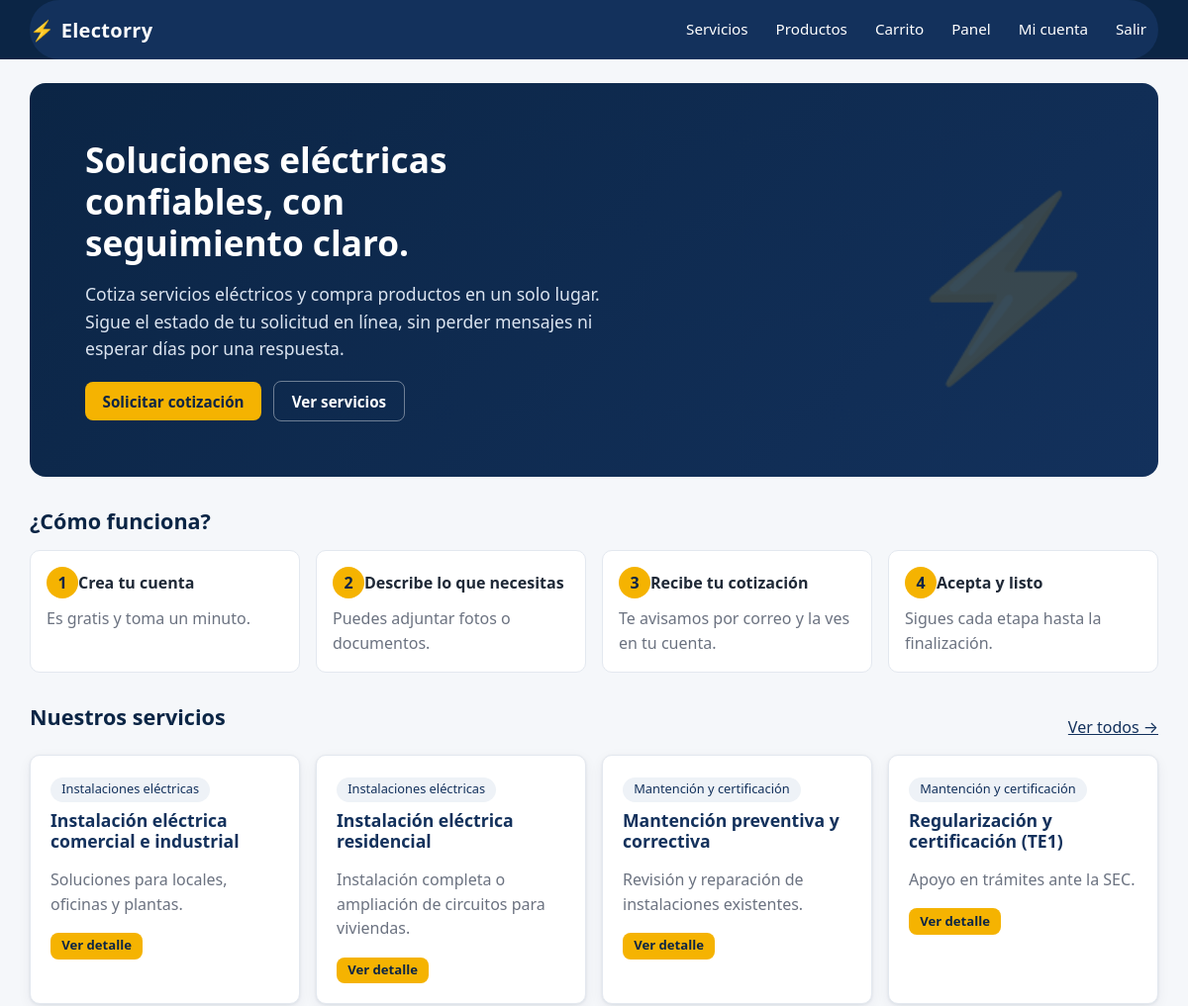
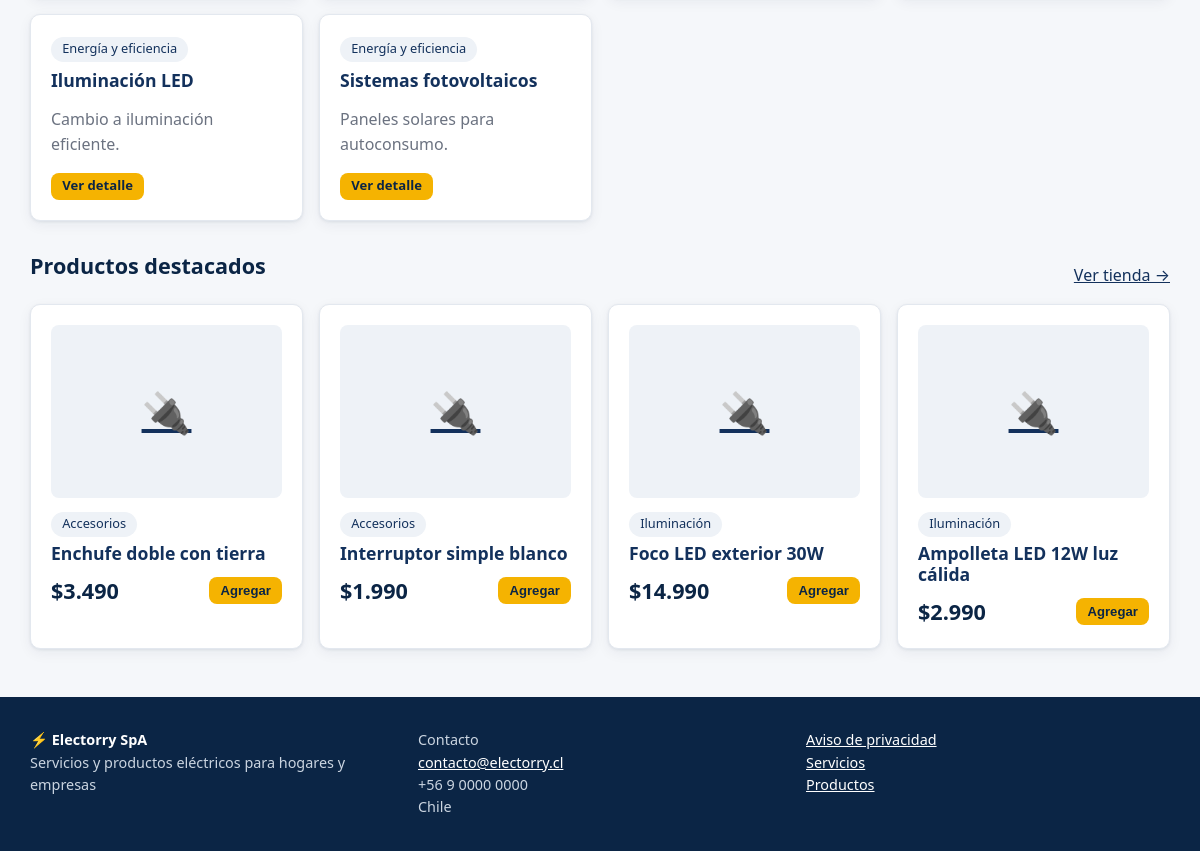
/ (signed in), run on the app's committed database (2 pictures, top to bottom).
### apps/usuarios/models.py (models this page shows, shortened)
class Usuario(AbstractUser):
    username = None
    email = models.EmailField("correo electrónico", unique=True)
    telefono = models.CharField("teléfono", max_length=20, blank=True)
    rol = models.CharField(max_length=10, choices=Rol.choices, default=Rol.CLIENTE, db_index=True)
    acepta_privacidad = models.BooleanField("acepta aviso de privacidad", default=False)
    fecha_privacidad = models.DateTimeField(null=True, blank=True)
    anonimizado = models.BooleanField(default=False)
    USERNAME_FIELD = "email"
    REQUIRED_FIELDS = []
    objects = UsuarioManager()
    class Meta:
        ordering = ["last_name", "first_name"]
        verbose_name = "usuario"
        verbose_name_plural = "usuarios"
    @property
    def es_personal(self):
        return self.rol in (Rol.ADMIN, Rol.INTERNO)

### apps/catalogo/models.py (models this page shows, shortened)
class Servicio(models.Model):
    categoria = models.ForeignKey(CategoriaServicio, on_delete=models.PROTECT, related_name="servicios")
    nombre = models.CharField(max_length=150)
    slug = models.SlugField(max_length=170, unique=True, blank=True)
    resumen = models.CharField(max_length=250)
    descripcion = models.TextField()
    disponible = models.BooleanField("disponible", default=True)
    creado = models.DateTimeField(auto_now_add=True)
    actualizado = models.DateTimeField(auto_now=True)
    class Meta:
        ordering = ["categoria__orden", "nombre"]
        verbose_name = "servicio"
        verbose_name_plural = "servicios"
        indexes = [models.Index(fields=["disponible", "categoria"]), models.Index(fields=["nombre"])]
    def get_absolute_url(self):
        return reverse("catalogo:detalle", kwargs={"slug": self.slug})

class CategoriaServicio(models.Model):
    nombre = models.CharField(max_length=100, unique=True)
    descripcion = models.CharField(max_length=300, blank=True)
    activa = models.BooleanField(default=True)
    orden = models.PositiveSmallIntegerField(default=0)
    class Meta:
        ordering = ["orden", "nombre"]
        verbose_name = "categoría de servicio"
        verbose_name_plural = "categorías de servicio"
    def __str__(self):
        return self.nombre

### apps/tienda/models.py (models this page shows, shortened)
class Producto(models.Model):
    categoria = models.ForeignKey(CategoriaProducto, on_delete=models.PROTECT, related_name="productos")
    nombre = models.CharField(max_length=150)
    slug = models.SlugField(max_length=170, unique=True, blank=True)
    descripcion = models.TextField(blank=True)
    precio = models.PositiveIntegerField("precio (IVA incluido)")
    imagen = models.ImageField(upload_to=ruta_imagen_producto, blank=True)
    activo = models.BooleanField(default=True)
    creado = models.DateTimeField(auto_now_add=True)
    class Meta:
        ordering = ["nombre"]
        indexes = [models.Index(fields=["activo", "categoria"]), models.Index(fields=["nombre"])]
    def get_absolute_url(self):
        return reverse("tienda:detalle", kwargs={"slug": self.slug})

class CategoriaProducto(models.Model):
    nombre = models.CharField(max_length=100, unique=True)
    activa = models.BooleanField(default=True)
    class Meta:
        ordering = ["nombre"]
        verbose_name = "categoría de producto"
        verbose_name_plural = "categorías de producto"
    def __str__(self):
        return self.nombre

### apps/core/views.py (the view)
# urls.py: path("", views.inicio, name="inicio"),
def inicio(request):
    servicios = Servicio.objects.select_related("categoria").filter(disponible=True, categoria__activa=True)[:6]
    productos = Producto.objects.select_related("categoria").filter(activo=True, categoria__activa=True).order_by("-creado")[:4]
    return render(request, "core/inicio.html", {"servicios": servicios, "productos": productos})

### apps/core/context_processors.py (called while the page is built)
def sitio(request):
    carrito_items = 0
    carrito = request.session.get("carrito") if hasattr(request, "session") else None
    if carrito:
        carrito_items = sum(int(c) for c in carrito.values())
    return {
        "EMPRESA": settings.EMPRESA,
        "IVA": settings.IVA_PORCENTAJE,
        "carrito_items": carrito_items,
    }

### apps/core/templatetags/electorry.py (called while the page is built)
@register.filter
def clp(valor):
    return formatear_clp(valor)

### apps/core/utils.py (called while the page is built)
def formatear_clp(valor):
    try:
        return "$" + f"{int(valor):,}".replace(",", ".")
    except (TypeError, ValueError):
        return "$0"

### templates/core/inicio.html
{% extends "base.html" %}{% load electorry %}
{% block content %}
<section class="hero">
  <h1>Soluciones eléctricas confiables, con seguimiento claro.</h1>
  <p>Cotiza servicios eléctricos y compra productos en un solo lugar. Sigue el estado de tu solicitud en línea, sin perder mensajes ni esperar días por una respuesta.</p>
  <div class="row" style="margin-top:1.2rem">
    <a class="btn" href="{% url 'solicitudes:crear' %}">Solicitar cotización</a>
    <a class="btn ghost" style="color:#fff;border-color:rgba(255,255,255,.4)" href="{% url 'catalogo:lista' %}">Ver servicios</a>
  </div>
</section>
<h2 class="section-title" style="margin-bottom:.5rem">¿Cómo funciona?</h2>
<ol class="steps">
  <li><strong>Crea tu cuenta</strong><br><span class="muted">Es gratis y toma un minuto.</span></li>
  <li><strong>Describe lo que necesitas</strong><br><span class="muted">Puedes adjuntar fotos o documentos.</span></li>
  <li><strong>Recibe tu cotización</strong><br><span class="muted">Te avisamos por correo y la ves en tu cuenta.</span></li>
  <li><strong>Acepta y listo</strong><br><span class="muted">Sigues cada etapa hasta la finalización.</span></li>
</ol>
<div class="section-title"><h2>Nuestros servicios</h2><a href="{% url 'catalogo:lista' %}">Ver todos →</a></div>
<div class="grid cols-3">
  {% for s in servicios %}
  <article class="card">
    <span class="pill">{{ s.categoria }}</span>
    <h3 style="margin-top:.5rem"><a href="{{ s.get_absolute_url }}" style="text-decoration:none">{{ s.nombre }}</a></h3>
    <p class="muted">{{ s.resumen }}</p>
    <a class="btn small" href="{{ s.get_absolute_url }}">Ver detalle</a>
  </article>
  {% empty %}<p class="muted">Pronto publicaremos nuestros servicios.</p>{% endfor %}
</div>
{% if productos %}
<div class="section-title"><h2>Productos destacados</h2><a href="{% url 'tienda:lista' %}">Ver tienda →</a></div>
<div class="grid cols-4">
  {% for p in productos %}{% include "tienda/_tarjeta.html" %}{% endfor %}
</div>
{% endif %}
{% endblock %}

### templates/base.html (shortened to what this page needs)
{% load static electorry %}<!doctype html>
<html lang="es">
<head>
  <link rel="stylesheet" href="{% static 'css/app.css' %}">
</head>
<body>
<header class="site-header">
  <div class="container bar" id="barra-navegacion">
    <a class="brand" href="{% url 'core:inicio' %}"><span class="bolt">⚡</span> Electorry</a>
    <nav class="nav" aria-label="Principal">
      <a href="{% url 'catalogo:lista' %}">Servicios</a>
      <a href="{% url 'tienda:lista' %}">Productos</a>
      <a href="{% url 'tienda:carrito' %}">Carrito{% if carrito_items %}<span class="badge-n">{{ carrito_items }}</span>{% endif %}</a>
      {% if user.is_authenticated %}
        {% if user.es_personal %}
          <a href="{% url 'panel:dashboard' %}">Panel</a>
        {% else %}
          <a href="{% url 'solicitudes:mis_solicitudes' %}">Mis solicitudes</a>
          <a href="{% url 'tienda:mis_compras' %}">Mis compras</a>
        {% endif %}
        <a href="{% url 'usuarios:perfil' %}">{{ user.first_name|default:"Mi cuenta" }}</a>
        <form method="post" action="{% url 'usuarios:logout' %}" style="display:inline">{% csrf_token %}<button class="linklike" type="submit" style="color:#fff;padding:.5rem .75rem">Salir</button></form>
      {% else %}
        <a href="{% url 'usuarios:login' %}">Ingresar</a>
        <a class="cta" href="{% url 'usuarios:registro' %}">Crear cuenta</a>
      {% endif %}
    </nav>
  </div>
</header>
<main id="contenido" class="container">
  {% block content %}{% endblock %}
</main>
<footer class="site-footer">
  <div class="container footer-grid">
    <div><strong style="color:#fff">⚡ {{ EMPRESA.nombre }}</strong><br>{{ EMPRESA.eslogan }}</div>
    <div>Contacto<br><a href="mailto:{{ EMPRESA.email }}">{{ EMPRESA.email }}</a><br>{{ EMPRESA.telefono }}<br>{{ EMPRESA.direccion }}</div>
    <div><a href="{% url 'core:privacidad' %}">Aviso de privacidad</a><br><a href="{% url 'catalogo:lista' %}">Servicios</a><br><a href="{% url 'tienda:lista' %}">Productos</a></div>
  </div>
</footer>
</body>
</html>

### templates/tienda/_tarjeta.html
{% load electorry %}
<article class="card">
  <a class="thumb" href="{{ p.get_absolute_url }}">{% if p.imagen %}<img src="{{ p.imagen.url }}" alt="{{ p.nombre }}" loading="lazy">{% else %}🔌{% endif %}</a>
  <span class="pill">{{ p.categoria }}</span>
  <h3 style="margin-top:.4rem"><a href="{{ p.get_absolute_url }}" style="text-decoration:none">{{ p.nombre }}</a></h3>
  <div class="row between"><span class="price">{{ p.precio|clp }}</span>
    <form method="post" action="{% url 'tienda:carrito_agregar' p.pk %}">{% csrf_token %}<input type="hidden" name="next" value="{{ request.get_full_path }}"><button class="btn small" type="submit">Agregar</button></form></div>
</article>

### static/css/app.css (style rules this page uses)
:root { --navy: #0b2545; --navy-2: #13315c; --amber: #f5b301; --amber-d: #d99a00; --ink: #1f2937; --muted: #6b7280; --bg: #f5f7fa; --card: #fff; --line: #e3e8ef; --ok: #15803d; --ok-bg: #dcfce7; --warn: #a16207; --warn-bg: #fef3c7; --err: #b91c1c; --err-bg: #fee2e2; --info: #1d4ed8; --info-bg: #dbeafe; --radius: 10px; --shadow: 0 1px 3px rgba(11,37,69,.08), 0 4px 14px rgba(11,37,69,.06); }
*, *::before, *::after { box-sizing: border-box; }
html { scroll-behavior: smooth; }
body { margin: 0; font: 16px/1.55 system-ui, -apple-system, "Segoe UI", Roboto, sans-serif; color: var(--ink); background: var(--bg); }
a { color: var(--navy-2); }
h1, h2, h3 { line-height: 1.2; color: var(--navy); margin: 0 0 .6rem; }
h1 { font-size: clamp(1.6rem, 3vw, 2.2rem); }
h2 { font-size: 1.35rem; }
h3 { font-size: 1.1rem; }
.container { width: min(1140px, 100% - 2rem); margin-inline: auto; }
.muted { color: var(--muted); }
.small { font-size: .875rem; }
.row { display: flex; gap: .75rem; flex-wrap: wrap; align-items: center; }
.row.between { justify-content: space-between; }
.site-header { background: var(--navy); color: #fff; position: sticky; top: 0; z-index: 20; }
.site-header a { color: #fff; text-decoration: none; }
.site-header .bar { display: flex; align-items: center; gap: 1rem; min-height: 60px; }
#barra-navegacion { background-color: #13315c; }
.brand { font-weight: 800; font-size: 1.25rem; letter-spacing: .3px; display: flex; align-items: center; gap: .4rem; }
.brand .bolt { color: var(--amber); }
.nav { display: flex; gap: .25rem; align-items: center; margin-left: auto; flex-wrap: wrap; }
.nav a, .nav button.linklike { padding: .5rem .75rem; border-radius: 8px; color: #fff; font-size: .95rem; }
button.linklike { background: none; border: 0; cursor: pointer; font: inherit; }
main { padding: 1.5rem 0 3rem; min-height: 60vh; }
.site-footer { background: var(--navy); color: #cbd5e1; padding: 2rem 0; font-size: .9rem; }
.site-footer a { color: #fff; }
.footer-grid { display: grid; gap: 1.5rem; grid-template-columns: repeat(auto-fit, minmax(220px, 1fr)); }
.card { background: var(--card); border: 1px solid var(--line); border-radius: var(--radius); padding: 1.25rem; box-shadow: var(--shadow); }
.grid { display: grid; gap: 1rem; }
.grid.cols-3 { grid-template-columns: repeat(auto-fit, minmax(260px, 1fr)); }
.grid.cols-4 { grid-template-columns: repeat(auto-fit, minmax(210px, 1fr)); }
.btn { display: inline-block; border: 0; cursor: pointer; background: var(--amber); color: var(--navy); font-weight: 700; padding: .65rem 1.1rem; border-radius: 8px; text-decoration: none; font-size: .95rem; line-height: 1.2; }
.btn.ghost { background: transparent; color: var(--navy); border: 1px solid var(--line); }
.btn.small { padding: .35rem .7rem; font-size: .82rem; }
.hero { background: linear-gradient(135deg, var(--navy) 0%, var(--navy-2) 100%); color: #fff; border-radius: 16px; padding: clamp(1.5rem, 5vw, 3.5rem); position: relative; overflow: hidden; }
.hero h1 { color: #fff; max-width: 20ch; }
.hero p { color: #dbe4f0; max-width: 56ch; font-size: 1.1rem; }
.hero::after { content: "⚡"; position: absolute; right: 4%; top: 50%; transform: translateY(-50%); font-size: clamp(5rem, 16vw, 11rem); opacity: .16; }
.section-title { display: flex; justify-content: space-between; align-items: end; margin: 2rem 0 1rem; gap: 1rem; }
.pill { display: inline-block; background: #eef2f7; border-radius: 99px; padding: .15rem .7rem; font-size: .8rem; color: var(--navy-2); }
.price { font-size: 1.35rem; font-weight: 800; color: var(--navy); }
.thumb { aspect-ratio: 4/3; background: #eef2f7; border-radius: 8px; display: grid; place-items: center; font-size: 2.5rem; overflow: hidden; margin-bottom: .75rem; }
.steps { counter-reset: s; display: grid; gap: 1rem; grid-template-columns: repeat(auto-fit, minmax(200px, 1fr)); padding: 0; list-style: none; }
.steps li { counter-increment: s; background: var(--card); border: 1px solid var(--line); border-radius: var(--radius); padding: 1rem; }
.steps li::before { content: counter(s); display: inline-grid; place-items: center; width: 2rem; height: 2rem; border-radius: 50%; background: var(--amber); color: var(--navy); font-weight: 800; margin-bottom: .5rem; }
.bar { background: #eef2f7; border-radius: 99px; height: 12px; overflow: hidden; }

### data on the page
Usuario: first_name "Mi cuenta"
Servicio: categoria "Instalaciones eléctricas", nombre "Instalación eléctrica comercial e industrial", resumen "Soluciones para locales, oficinas y plantas."
Servicio: categoria "Instalaciones eléctricas", nombre "Instalación eléctrica residencial", resumen "Instalación completa o ampliación de circuitos para viviendas."
Servicio: categoria "Mantención y certificación", nombre "Mantención preventiva y correctiva", resumen "Revisión y reparación de instalaciones existentes."
Servicio: categoria "Mantención y certificación", nombre "Regularización y certificación (TE1)", resumen "Apoyo en trámites ante la SEC."
Servicio: categoria "Energía y eficiencia", nombre "Iluminación LED", resumen "Cambio a iluminación eficiente."
Servicio: categoria "Energía y eficiencia", nombre "Sistemas fotovoltaicos", resumen "Paneles solares para autoconsumo."
Producto: categoria "Accesorios", nombre "Enchufe doble con tierra", precio|clp "$3.490"
Producto: categoria "Accesorios", nombre "Interruptor simple blanco", precio|clp "$1.990"
Producto: categoria "Iluminación", nombre "Foco LED exterior 30W", precio|clp "$14.990"
Producto: categoria "Iluminación", nombre "Ampolleta LED 12W luz cálida", precio|clp "$2.990"

### other printed values
{{ EMPRESA.nombre }} "Electorry SpA"
{{ EMPRESA.eslogan }} "Servicios y productos eléctricos para hogares y empresas"
{{ EMPRESA.email }} "contacto@electorry.cl"
{{ EMPRESA.telefono }} "+56 9 0000 0000"
{{ EMPRESA.direccion }} "Chile"
